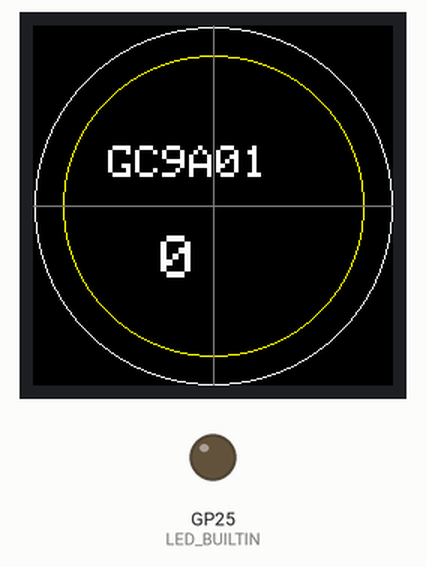
Simulated run of this program. Board: Raspberry Pi Pico. Parts: 240×240 colour display, output pins drawn as LEDs (lit = HIGH). What the program prints to the serial monitor is not drawn.

Above: at 3.3 s.
At 9.4 s:
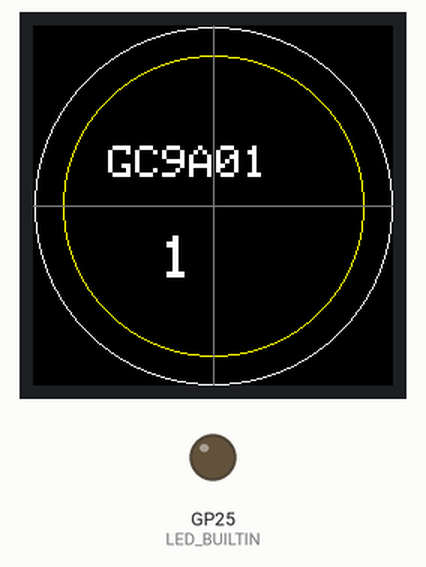
At 15.5 s:
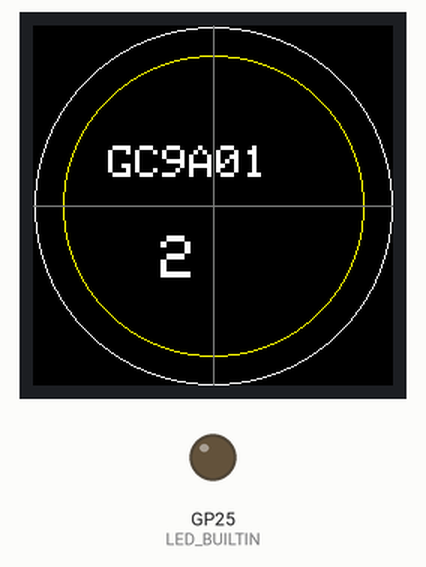
At 33.7 s:
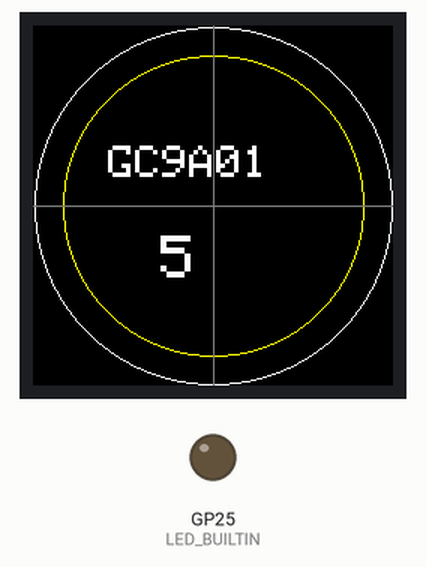
Timing chart, 0 to 40.0 s (numbered marks = the images above):
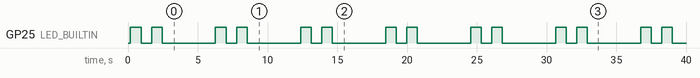

Measured:
- by itself, GP25 (LED_BUILTIN): repeats every 6.1 s: LOW 0.76 s, HIGH 0.76 s, LOW 3.8 s, HIGH 0.76 s
- what the display in image 0 shows lasts 3.0 s, from 3.2 s to 6.2 s

The program:

main.cpp
```cpp
#include <Arduino.h>
#include <Arduino_GFX_Library.h>

// Pins as soldered 2026-11-05; GP17 is no SCK pin, so bit-banged SPI.
constexpr int8_t PIN_SCK  = 17;
constexpr int8_t PIN_MOSI = 18;
constexpr int8_t PIN_CS   = 16;
constexpr int8_t PIN_DC   = 19;
constexpr int8_t PIN_RST  = 20;

Arduino_DataBus *bus = new Arduino_SWSPI(PIN_DC, PIN_CS, PIN_SCK, PIN_MOSI, GFX_NOT_DEFINED);
Arduino_GFX *gfx = new Arduino_GC9A01(bus, PIN_RST, 0, true);

void drawTestScreen(uint32_t round) {
  gfx->fillScreen(RGB565_BLACK);
  gfx->drawCircle(120, 120, 119, RGB565_WHITE);
  gfx->drawCircle(120, 120, 100, RGB565_YELLOW);
  gfx->drawLine(0, 120, 239, 120, RGB565_DARKGREY);
  gfx->drawLine(120, 0, 120, 239, RGB565_DARKGREY);
  gfx->setTextColor(RGB565_WHITE);
  gfx->setTextSize(3);
  gfx->setCursor(50, 80);
  gfx->print("GC9A01");
  gfx->setTextSize(4);
  gfx->setCursor(85, 140);
  gfx->print(round);
}

void setup() {
  Serial.begin(115200);
  pinMode(LED_BUILTIN, OUTPUT);
  if (!gfx->begin(4000000)) {
    Serial.println("gfx->begin() failed");
  }
  Serial.println("GC9A01 test start (Arduino_GFX)");
}

void loop() {
  static uint32_t round = 0;
  const uint16_t colors[] = {RGB565_RED, RGB565_GREEN, RGB565_BLUE, RGB565_WHITE};
  for (uint16_t c : colors) {
    gfx->fillScreen(c);
    digitalWrite(LED_BUILTIN, !digitalRead(LED_BUILTIN));
    delay(700);
  }
  drawTestScreen(round);
  Serial.printf("round %lu ok\n", (unsigned long)round);
  round++;
  delay(3000);
}
```
